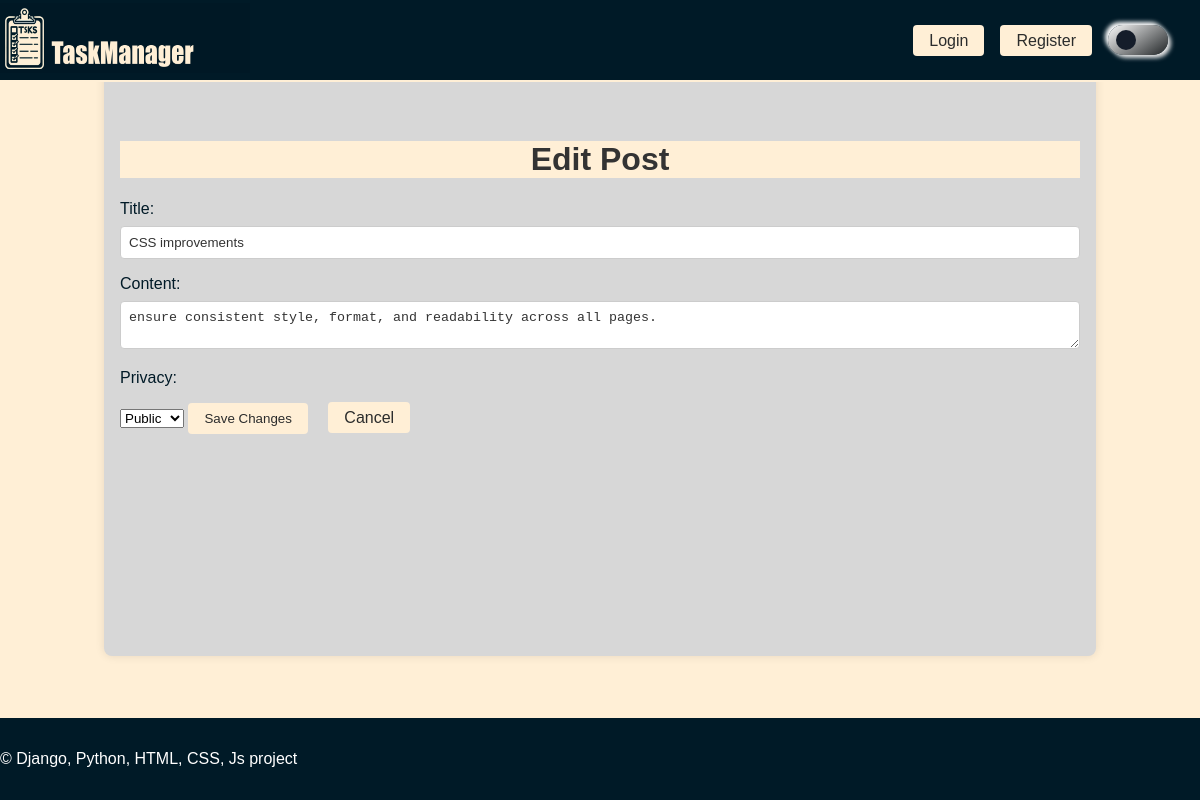
/edit/18, run on the app's committed database.
### posts/models.py (models this page shows, shortened)
class Post(models.Model):
    title = models.CharField(max_length=200)
    content = models.TextField()
    created_at = models.DateTimeField(auto_now_add=True)
    author = models.ForeignKey(User, on_delete=models.CASCADE)
    privacy = models.CharField(max_length=10)

### posts/views.py (the view, shortened to what this page needs)
# urls.py: path('edit/<int:post_id>', views.edit_post, name='edit_post'),
def edit_post(request, post_id):
    post = get_object_or_404(Post, id=post_id)
    return render(request, 'posts/edit_post.html', {'post': post})

### posts/templates/posts/edit_post.html (shortened to what this page needs)
{% extends "posts/base.html" %}
{% block content %}
<div class="edit-post-page">
    <h1>Edit Post</h1>
    <form method="post">
        <label for="title">Title:</label>
        <input type="text" id="title" name="title" value="{{ post.title }}"><br>
        <label for="content">Content:</label>
        <textarea id="content" name="content">{{ post.content }}</textarea><br>
        <label for="privacy">Privacy:</label>
        <select id="privacy" name="privacy">
            <option value="public">Public</option>
        </select>
        <button type="submit">Save Changes</button>
        <a class="menu-button" href="{% url 'view_post' post.id %}">Cancel</a>
    </form>
</div>
{% endblock %}

### posts/static/styles.css (style rules this page uses)
body { display: flex; align-items: center; justify-content: center; transition: .2s; font-family: Arial, sans-serif; margin: 0; padding: 0; background-color: #ecebeb; flex-direction: column; min-height: 100vh; }
h1.light { text-align: center; color: #333; }
.menu-button, .default-button { display: inline-block; margin: 0rem 0; margin-left: 1rem; padding: 0.5rem 1rem; background-color: #ffefd6; color: #2b2c2c; text-decoration: none; border-radius: 4px; height: 15px; line-height: 15px; }
form label { display: block; margin-top: 1rem; }
form input.light, form textarea.light { width: 100%; padding: 0.5rem; margin-top: 0.5rem; border: 1px solid #ccc; border-radius: 4px; box-sizing: border-box; background-color: #fff; color: #333; }
form button { margin-top: 1rem; padding: 0.5rem 1rem; background-color: #ffefd6; color: #2b2c2c; border: none; border-radius: 4px; cursor: pointer; }
.light { background: #ffefd6; color: #001a27; word-wrap: break-word; overflow-wrap: break-word; }

### data on the page
Post: title "CSS improvements", content "ensure consistent style, format, and readability across all pages."
